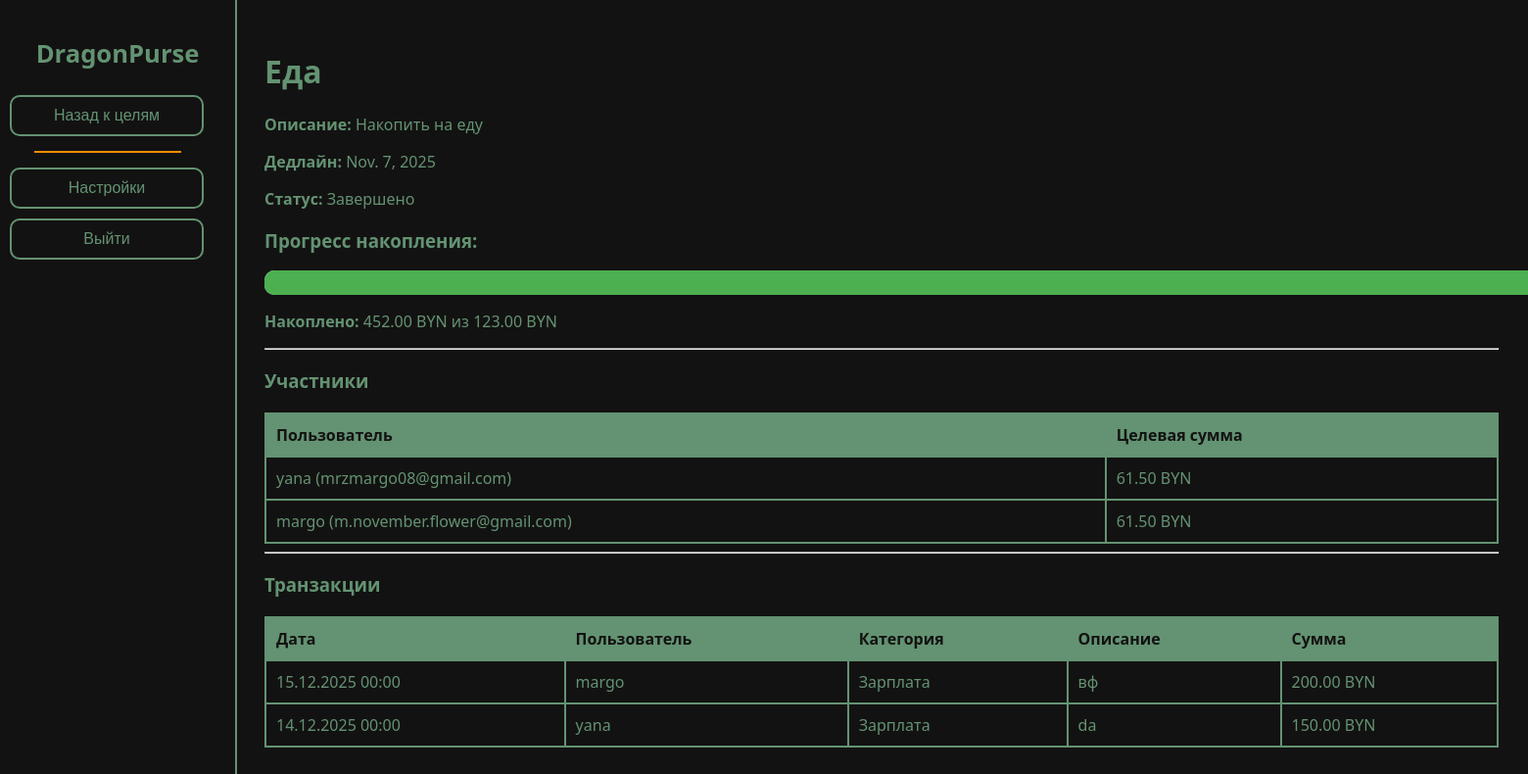
The app's page /goals/2/ (signed in) with its own data.
### accounts/models.py (models this page shows, shortened)
class Goal(models.Model):
    STATUS_CHOICES = [
        ('pending', 'В ожидании'),
        ('in_progress', 'В процессе'),
        ('completed', 'Завершено'),
    ]
    name = models.CharField(max_length=255, verbose_name='Название')
    description = models.TextField(verbose_name='Описание', blank=True)
    deadline = models.DateField(verbose_name='Дедлайн')
    status = models.CharField(max_length=20, choices=STATUS_CHOICES, default='pending', verbose_name='Статус')

class UserGoal(models.Model):
    user = models.ForeignKey(User, on_delete=models.CASCADE, related_name='user_goals')
    goal = models.ForeignKey(Goal, on_delete=models.CASCADE, related_name='user_goals')
    amount = models.DecimalField(max_digits=10, decimal_places=2, verbose_name='Сумма')
    saved = models.DecimalField(max_digits=10, decimal_places=2, default=0, verbose_name='Накоплено')

class Transaction(models.Model):
    user = models.ForeignKey(User, on_delete=models.CASCADE)
    date = models.DateTimeField(auto_now_add=False)
    category = models.ForeignKey(Category, on_delete=models.SET_NULL, null=True)
    description = models.TextField()
    amount = models.DecimalField(max_digits=10, decimal_places=2, default=0.0)
    goal = models.ForeignKey(Goal, on_delete=models.SET_NULL, null=True, blank=True, verbose_name='Цель')
    goal_amount = models.DecimalField(max_digits=10, decimal_places=2, null=True, blank=True, verbose_name='Сумма для цели')

class Category(models.Model):
    CATEGORY_TYPES = [
        ('income', 'Доход'),
        ('expense', 'Расход'),
    ]
    user = models.ForeignKey(User, on_delete=models.CASCADE)  # Это поле должно быть здесь
    name = models.CharField(max_length=100)
    category_type = models.CharField(max_length=10, choices=CATEGORY_TYPES)

### accounts/views.py (the view)
# urls.py: path('goals/<int:goal_id>/', GoalDetailView.as_view(), name='goal_detail'),
class GoalDetailView(LoginRequiredMixin, View):
    template_name = 'accounts/goal_detail.html'
    def get(self, request, goal_id):
        goal = get_object_or_404(Goal, id=goal_id)
        participants = UserGoal.objects.filter(goal=goal).select_related('user')
        total_goal_amount = sum((p.amount for p in participants), Decimal('0'))
        total_saved = sum((p.saved for p in participants), Decimal('0'))
        percent = 0
        if total_goal_amount > 0:
            percent = (total_saved / total_goal_amount * 100).quantize(Decimal('0.01'))
        if total_saved >= total_goal_amount:
            goal.status = 'completed'
            goal.save()
        transactions = Transaction.objects.filter(goal=goal).select_related('user', 'category').order_by('-date')
        return render(request, self.template_name, {
            'goal': goal,
            'participants': participants,
            'transactions': transactions,
            'total_goal_amount': total_goal_amount,
            'total_saved': total_saved,
            'percent': percent,
        })

### accounts/templates/accounts/goal_detail.html (shortened to what this page needs)
{% extends "accounts/base.html" %}
{% load static %}
{% block head %}<link rel="stylesheet" href="{% static 'accounts/css/dashboard.css' %}">
<link rel="stylesheet" href="{% static 'accounts/css/theme.css' %}">{% endblock %}
{% block content %}
<div class="sidebar">
        <h1><a href="{% url 'dashboard' %}">DragonPurse</a></h1>
        <a href="{% url 'goals_list' %}"><button>Назад к целям</button></a>
        <div class="line"></div>
        <a href="{% url 'settings' %}"><button>Настройки</button></a>
        <a href="{% url 'logout' %}"><button>Выйти</button></a>
    </div>
<main>
<h1>{{ goal.name }}</h1>
<p><strong>Описание:</strong> {{ goal.description }}</p>
<p><strong>Дедлайн:</strong> {{ goal.deadline }}</p>
<p><strong>Статус:</strong> {{ goal.get_status_display }}</p>
<h3>Прогресс накопления:</h3>
<div style="width:100%; background-color:#eee; border-radius:10px; height:25px;">
  <div style="width:{{ percent }}%; background-color:#4caf50; height:100%; border-radius:10px; color:white; text-align:center; line-height:25px;">
  </div>
</div>
<p><strong>Накоплено:</strong> {{ total_saved|floatformat:2 }} BYN из {{ total_goal_amount|floatformat:2 }} BYN</p>
<hr>
<h3>Участники</h3>
<table border="1" cellpadding="8" style="border-collapse:collapse;">
  <thead>
    <tr>
      <th>Пользователь</th>
      <th>Целевая сумма</th>
    </tr>
  </thead>
  <tbody>
    {% for p in participants %}
    <tr>
      <td>{{ p.user.username }} ({{ p.user.email }})</td>
      <td>{{ p.amount|floatformat:2 }} BYN</td>
    </tr>
    {% endfor %}
  </tbody>
</table>
<hr>
<h3>Транзакции</h3>
<table border="1" cellpadding="8" style="border-collapse:collapse;">
  <thead>
    <tr>
      <th>Дата</th>
      <th>Пользователь</th>
      <th>Категория</th>
      <th>Описание</th>
      <th>Сумма</th>
    </tr>
  </thead>
  <tbody>
    {% for t in transactions %}
    <tr>
      <td>{{ t.date|date:"d.m.Y H:i" }}</td>
      <td>{{ t.user.username }}</td>
      <td>{% if t.category %}
    {{ t.category.name }}
{% else %}
    Без категории
{% endif %}</td>
      <td>{{ t.description }}</td>
      <td>{{ t.goal_amount|floatformat:2 }} BYN</td>
    </tr>
    {% empty %}
    <tr>
      <td colspan="5" style="text-align:center;">Пока нет транзакций</td>
    </tr>
    {% endfor %}
  </tbody>
</table>
</main>
{% endblock %}

### accounts/static/accounts/css/main.css (style rules this page uses)
body { font-family: "Inter", sans-serif; color: #639372; margin: 0; padding: 0; }
a { color: #639372; text-decoration: none; }
h1, h2, h3 { color: #639372; }
button { background-color: #131212; color: #639372; border: 2px solid #639372; border-radius: 8px; padding: 10px 20px; font-size: 1em; cursor: pointer; transition: all 0.3s ease; }
table { width: 100%; border-collapse: collapse; margin-top: 20px; }
th, td { border: 2px solid #639372; padding: 10px; text-align: left; }
th { background-color: #639372; color: #131212; }

### accounts/static/accounts/css/theme.css (style rules this page uses)
:root { --background-color: #131212 }
body { background-color: var(--background-color); }
.sidebar { background-color: var(--background-color); }

### accounts/static/accounts/css/dashboard.css (style rules this page uses)
body { font-family: "Segoe UI", sans-serif; color: #639372; margin: 0; display: flex; }
h1, h2, p, a { color: #639372; }
.sidebar { width: 220px; background-color: #131212; border-right: 2px solid #639372; display: flex; flex-direction: column; align-items: center; padding: 20px 10px; height: 100vh; position: fixed; left: 0; top: 0; }
.sidebar h1 { font-size: 1.6em; margin-bottom: 20px; text-align: center; }
.sidebar a { text-decoration: none; width: 100%; }
.sidebar button { width: 90%; margin: 5px 0; padding: 10px; border: 2px solid #639372; border-radius: 10px; background-color: #131212; color: #639372; font-size: 1em; cursor: pointer; transition: background-color 0.3s, transform 0.2s; }
.sidebar .line { width: 150px; height: 2px; background-color: #FF8C00; margin: 10px 20px 10px 0px; }
main { margin-left: 240px; padding: 30px; flex: 1; }
a { color: #639372; }

### records on screen
Goal: name "Еда", description "Накопить на еду", deadline "Nov. 7, 2025", status "Завершено"
UserGoal: user.username "yana", user.email "mrzmargo08@gmail.com", amount "61.50"
UserGoal: user.username "margo", user.email "m.november.flower@gmail.com", amount "61.50"
Transaction: date "15.12.2025 00:00", user.username "margo", category.name "Зарплата", description "вф", goal_amount "200.00"
Transaction: date "14.12.2025 00:00", user.username "yana", category.name "Зарплата", description "da", goal_amount "150.00"

### other values on screen
{{ total_saved|floatformat:2 }} "452.00"
{{ total_goal_amount|floatformat:2 }} "123.00"
